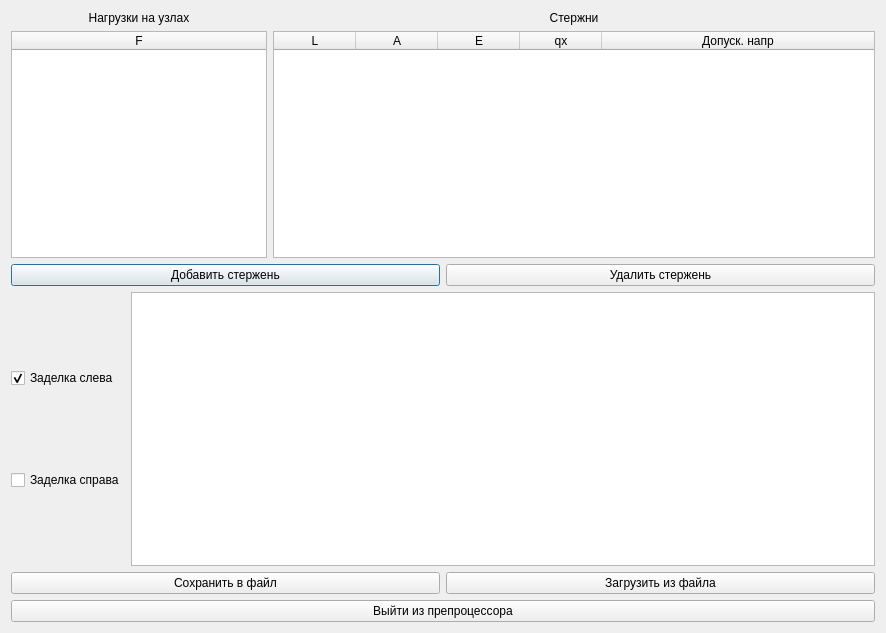
<?xml version="1.0" encoding="UTF-8"?>
<ui version="4.0">
 <class>Preproccessor</class>
 <widget class="QDialog" name="Preproccessor">
  <property name="geometry">
   <rect>
    <x>0</x>
    <y>0</y>
    <width>886</width>
    <height>633</height>
   </rect>
  </property>
  <property name="windowTitle">
   <string>Dialog</string>
  </property>
  <layout class="QVBoxLayout" name="verticalLayout_2">
   <item>
    <layout class="QVBoxLayout" name="verticalLayout">
     <item>
      <layout class="QVBoxLayout" name="verticalLayout_5">
       <item>
        <layout class="QHBoxLayout" name="horizontalLayout_2">
         <item>
          <layout class="QVBoxLayout" name="verticalLayout_3">
           <item>
            <widget class="QLabel" name="label">
             <property name="text">
              <string>Нагрузки на узлах</string>
             </property>
             <property name="alignment">
              <set>Qt::AlignCenter</set>
             </property>
            </widget>
           </item>
           <item>
            <widget class="QTableWidget" name="NodesTable">
             <property name="sizePolicy">
              <sizepolicy hsizetype="Minimum" vsizetype="Expanding">
               <horstretch>0</horstretch>
               <verstretch>0</verstretch>
              </sizepolicy>
             </property>
             <attribute name="horizontalHeaderCascadingSectionResizes">
              <bool>false</bool>
             </attribute>
             <attribute name="horizontalHeaderMinimumSectionSize">
              <number>39</number>
             </attribute>
             <attribute name="horizontalHeaderDefaultSectionSize">
              <number>84</number>
             </attribute>
             <attribute name="horizontalHeaderShowSortIndicator" stdset="0">
              <bool>false</bool>
             </attribute>
             <attribute name="horizontalHeaderStretchLastSection">
              <bool>true</bool>
             </attribute>
             <column>
              <property name="text">
               <string>F</string>
              </property>
             </column>
            </widget>
           </item>
          </layout>
         </item>
         <item>
          <layout class="QVBoxLayout" name="verticalLayout_4">
           <item>
            <widget class="QLabel" name="label_2">
             <property name="text">
              <string>Стержни</string>
             </property>
             <property name="alignment">
              <set>Qt::AlignCenter</set>
             </property>
            </widget>
           </item>
           <item>
            <widget class="QTableWidget" name="RodsTable">
             <attribute name="horizontalHeaderDefaultSectionSize">
              <number>82</number>
             </attribute>
             <attribute name="horizontalHeaderShowSortIndicator" stdset="0">
              <bool>false</bool>
             </attribute>
             <attribute name="horizontalHeaderStretchLastSection">
              <bool>true</bool>
             </attribute>
             <column>
              <property name="text">
               <string>L</string>
              </property>
             </column>
             <column>
              <property name="text">
               <string>A</string>
              </property>
             </column>
             <column>
              <property name="text">
               <string>E</string>
              </property>
             </column>
             <column>
              <property name="text">
               <string>qx</string>
              </property>
             </column>
             <column>
              <property name="text">
               <string>Допуск. напр</string>
              </property>
             </column>
            </widget>
           </item>
          </layout>
         </item>
        </layout>
       </item>
      </layout>
     </item>
     <item>
      <layout class="QHBoxLayout" name="horizontalLayout">
       <item>
        <widget class="QPushButton" name="AddToRodsButton">
         <property name="text">
          <string>Добавить стержень</string>
         </property>
        </widget>
       </item>
       <item>
        <widget class="QPushButton" name="DeleteFromRodsButton">
         <property name="text">
          <string>Удалить стержень</string>
         </property>
        </widget>
       </item>
      </layout>
     </item>
    </layout>
   </item>
   <item>
    <layout class="QHBoxLayout" name="horizontalLayout_3">
     <item>
      <layout class="QVBoxLayout" name="verticalLayout_6">
       <item>
        <widget class="QCheckBox" name="SealingLeft">
         <property name="text">
          <string>Заделка слева</string>
         </property>
         <property name="checked">
          <bool>true</bool>
         </property>
        </widget>
       </item>
       <item>
        <widget class="QCheckBox" name="SealingRight">
         <property name="text">
          <string>Заделка справа</string>
         </property>
        </widget>
       </item>
      </layout>
     </item>
     <item>
      <widget class="QGraphicsView" name="RodsVewier"/>
     </item>
    </layout>
   </item>
   <item>
    <layout class="QHBoxLayout" name="horizontalLayout_6">
     <item>
      <widget class="QPushButton" name="SaveToFileButton">
       <property name="text">
        <string>Сохранить в файл</string>
       </property>
      </widget>
     </item>
     <item>
      <widget class="QPushButton" name="LoadFromFileButton">
       <property name="text">
        <string>Загрузить из файла</string>
       </property>
      </widget>
     </item>
    </layout>
   </item>
   <item>
    <widget class="QPushButton" name="ExitButton">
     <property name="text">
      <string>Выйти из препроцессора</string>
     </property>
    </widget>
   </item>
  </layout>
 </widget>
 <resources/>
 <connections/>
</ui>
